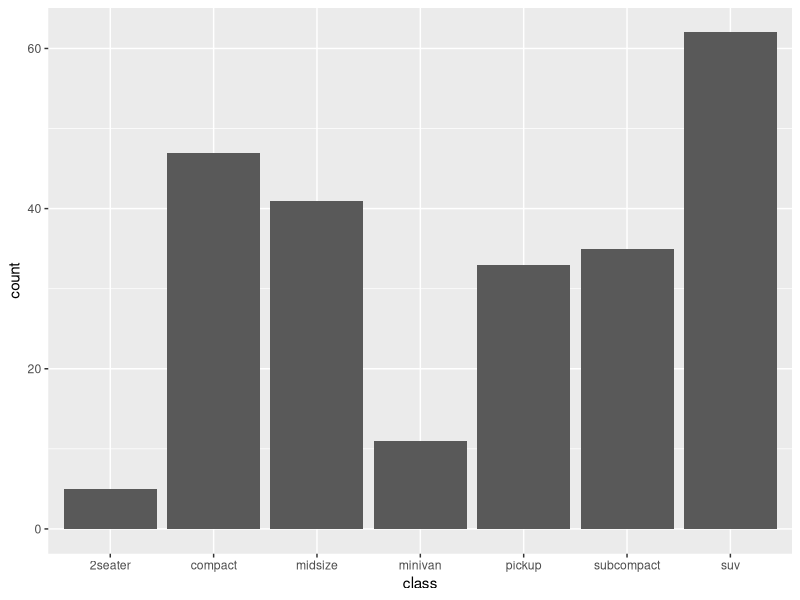
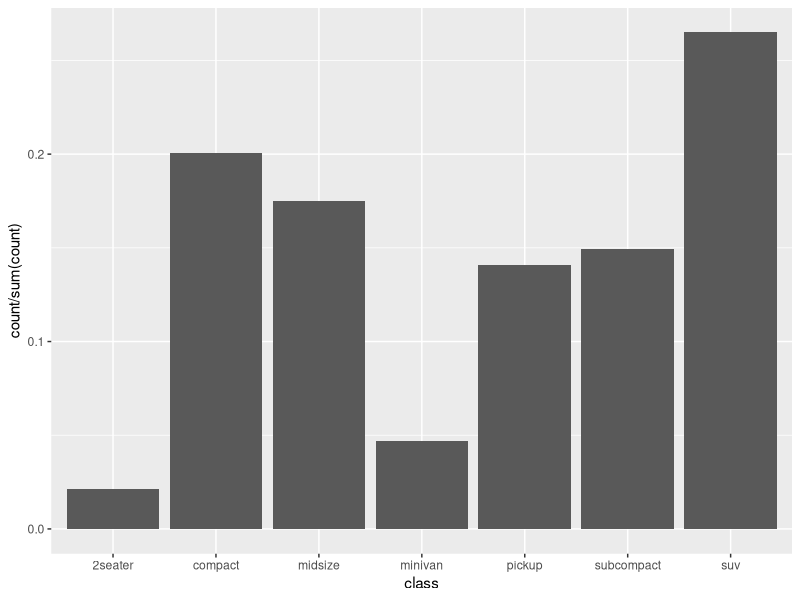
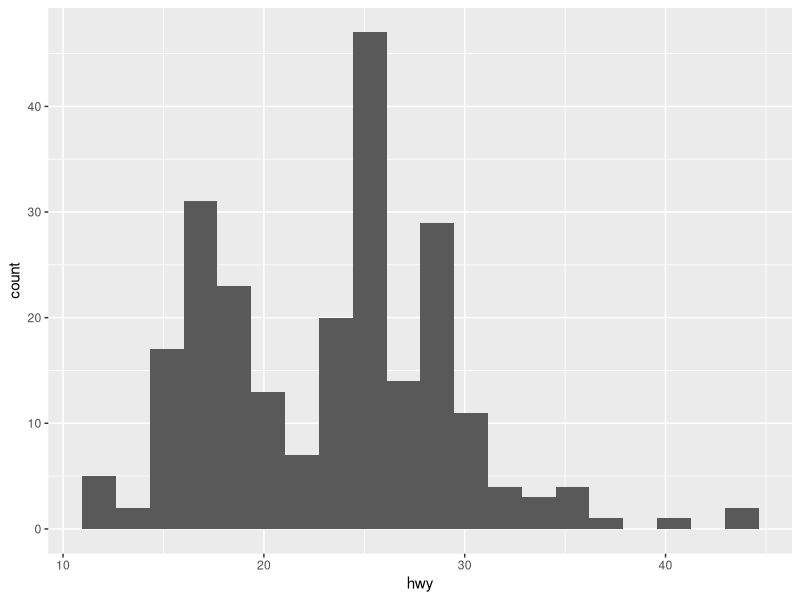
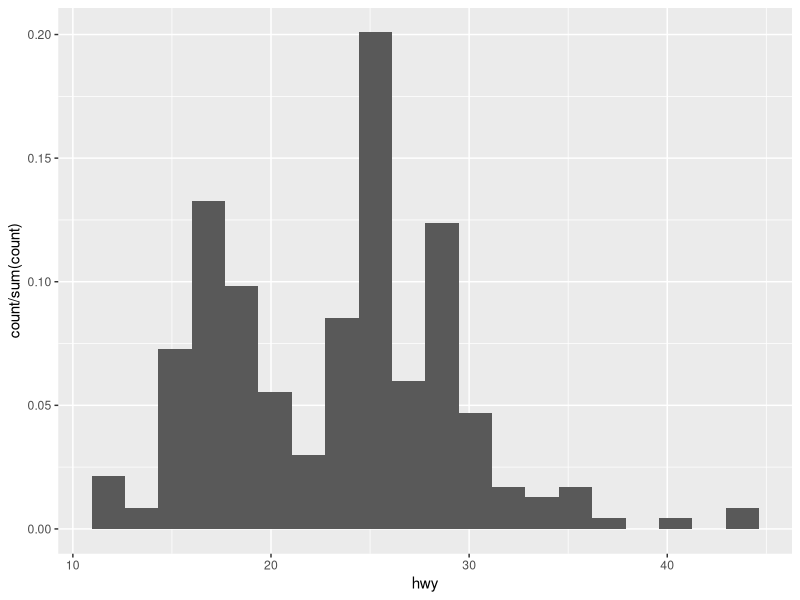
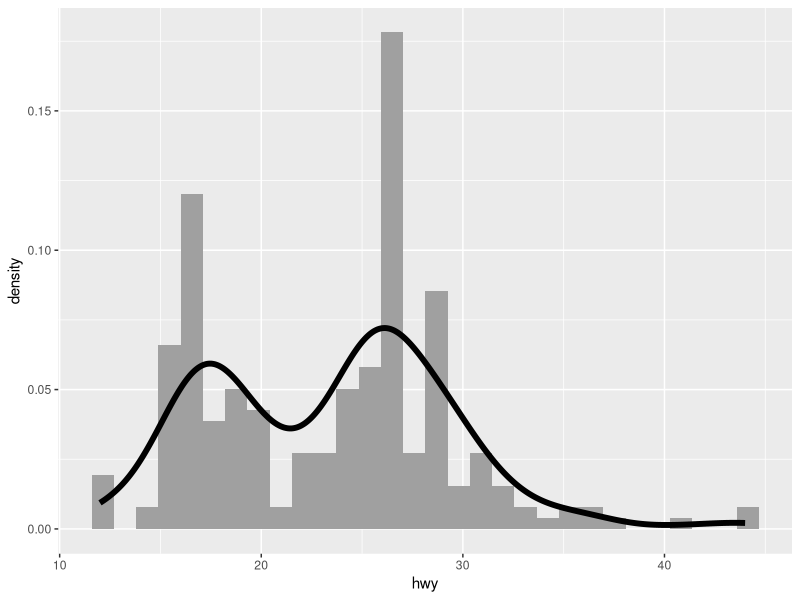
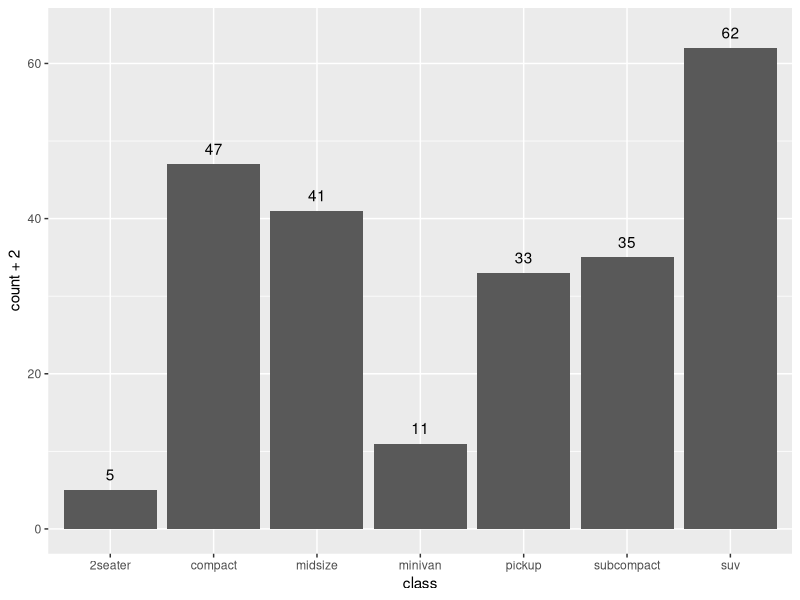
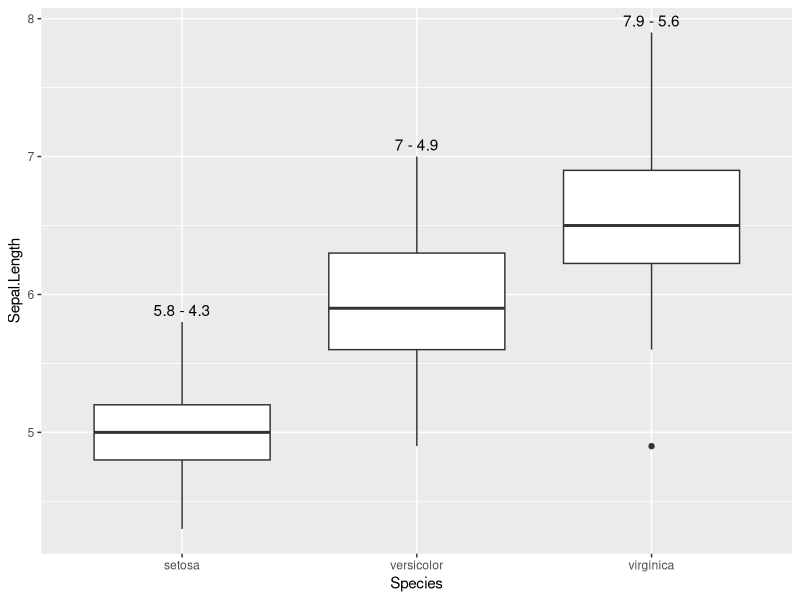

These figures' R source, in order:
## ---- chunk 1
knitr::opts_chunk$set(echo = TRUE)
## ---- chunk 2
library(tidyverse)
## ---- chunk 3
ggplot(mpg, aes(class)) +
  geom_bar()
## ---- chunk 4
ggplot(mpg, aes(x = class, y = after_stat(count / sum(count)))) +
  geom_bar()
## ---- chunk 5
ggplot(mpg, aes(hwy)) +
  geom_histogram(bins = 20)
## ---- chunk 6
ggplot(mpg, aes(hwy, y = after_stat(count / sum(count)))) +
  geom_histogram(bins = 20)
## ---- chunk 7
ggplot(mpg, aes(hwy, y = after_stat(density))) +
  geom_histogram(bins = 30, fill = "#A0A0A0") +
  geom_density(linewidth = 2)
## ---- chunk 8
ggplot(mpg, aes(class)) +
  geom_bar() +
  geom_text(aes(y = after_stat(count + 2), label = after_stat(count)), 
            stat = "count")
## ---- chunk 9
ggplot(iris, aes(Species, Sepal.Length)) +
  geom_boxplot() +
  geom_text(aes(y = stage(Sepal.Length, after_stat = ymax), 
                label = after_stat(paste(ymax, "-", ymin))), 
                stat = "boxplot", vjust = - 0.5)
## ---- chunk 10
sessionInfo()
